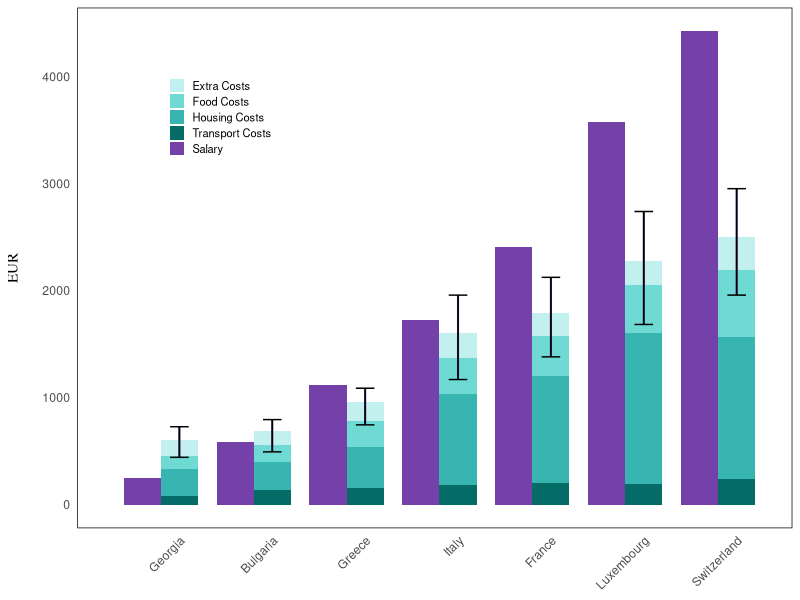

Here is the R script that generated this plot:
library(ggplot2)

CL_europa <- read.csv('data/NEW_DATASET/Cost_and_Salary.csv')

countries_of_interest <- c('Georgia','Bulgaria', 'Greece', 'Italy', 'France', 'Luxembourg', 'Switzerland')
filtered_data <- CL_europa[CL_europa$Country %in% countries_of_interest,]

data_costs <- data.frame(
  Country = rep(filtered_data$Country, times = 4),
  Cost_Type = factor(rep(c('Food Costs', 'Housing Costs', 'Transport Costs', 'Extra Costs'), each = nrow(filtered_data))),
  Value = c(filtered_data$Food_monthly, filtered_data$Mean_House_cost, filtered_data$Mean_Cost_transport, filtered_data$Extra)
)

data_salary <- data.frame(
  Country = filtered_data$Country,
  Value = filtered_data$Net.Salary.euro,
  Cost_Type = 'Salary'
)

data_costs_minmax <- data.frame(
  Country = filtered_data$Country,
  Value_min = c(filtered_data$Total_Min_Cost,filtered_data$Total_Max_Cost)
)

data_costs$Country <- factor(data_costs$Country, levels = countries_of_interest)
data_salary$Country <- factor(data_salary$Country, levels = countries_of_interest)

p = ggplot() +
  geom_bar(data = data_costs, aes(x = Country, y = Value, fill = Cost_Type), stat = 'identity', position = 'stack', width = 0.4) +
  geom_segment(data = filtered_data, 
               aes(x = Country, 
                   xend = Country, 
                   y = Total_Min_Cost, 
                   yend = Total_Max_Cost), 
               color = "#552884", 
               linewidth = 0.7, 
               lineend = "butt") +
  geom_errorbar(data = filtered_data, 
               aes(x = Country, 
                   ymin = Total_Min_Cost, 
                   ymax = Total_Max_Cost), 
               width=0.2) +
  geom_bar(data = data_salary, aes(x = Country, y = Value, fill = Cost_Type), stat = 'identity',  width = 0.4, position = position_nudge(x = -0.4)) +
  labs(x = NULL,
       y = 'EUR') +
  theme_minimal() +
  coord_cartesian(xlim=c(0.5,7))+
  scale_fill_manual(values = c('#c2f0ee', '#6fd9d4', '#39B5B1', '#046B66','#7341A7')) +
  theme(axis.text.x = element_text(angle = 45, hjust = 1),
        panel.grid.major = element_blank(),  
        panel.grid.minor = element_blank(), 
        panel.border = element_rect(colour = "black", fill = NA), 
        legend.position = c(0.20, 0.79), 
        legend.title = element_blank(),  
        legend.background = element_blank(),  
        legend.key = element_blank(),       
        legend.text = element_text(size = 8), 
        legend.key.size = unit(0.4, 'cm'),
        axis.title.x = element_text(
          margin = margin(t = 15), 
          size = 11,               
          family = "serif"          
        ),
        axis.title.y = element_text(
          margin = margin(r = 15),  
          size = 11,               
          family = "serif"          
        ))
        
print(p)

